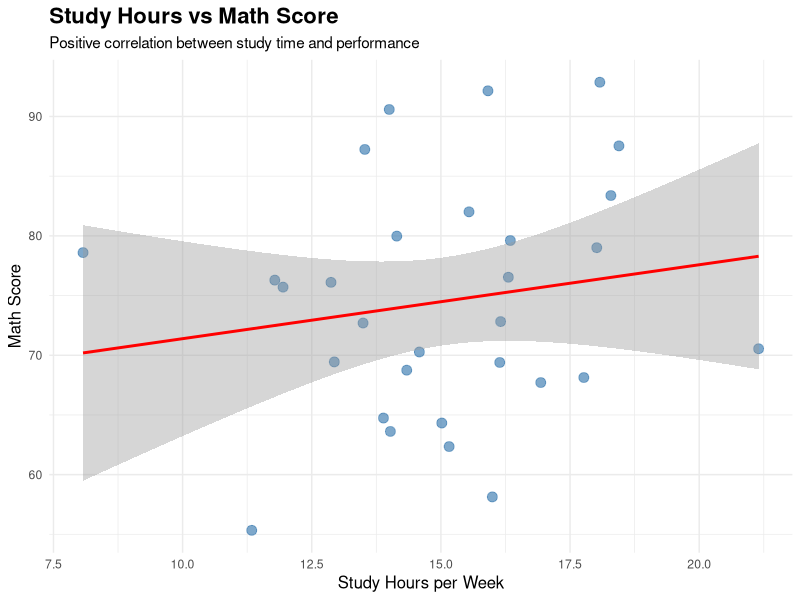
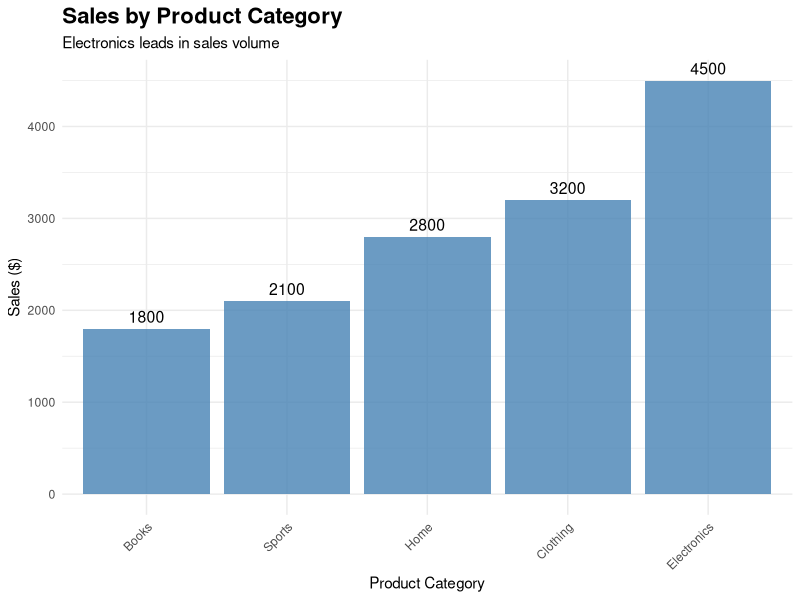
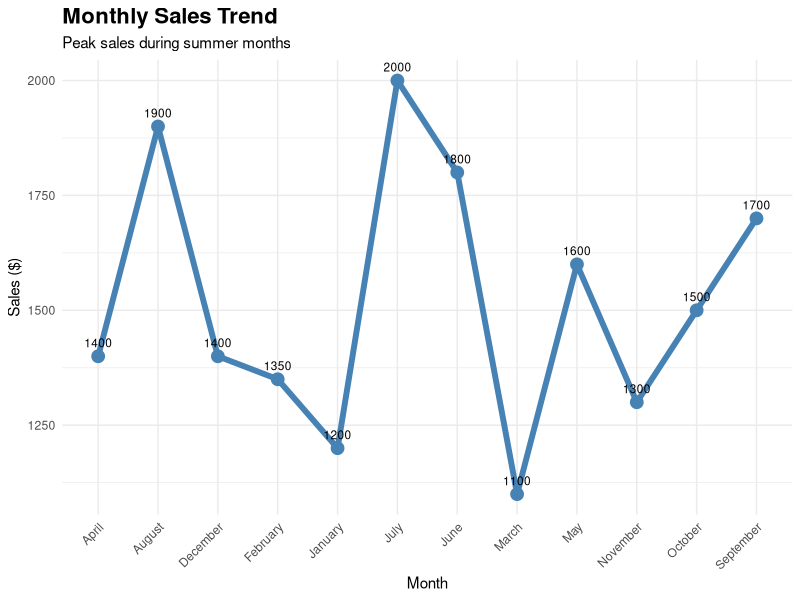
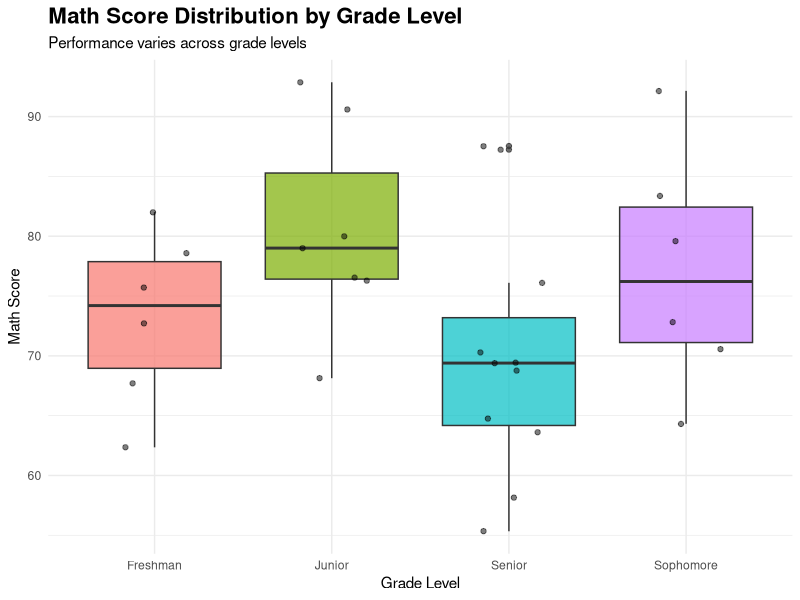
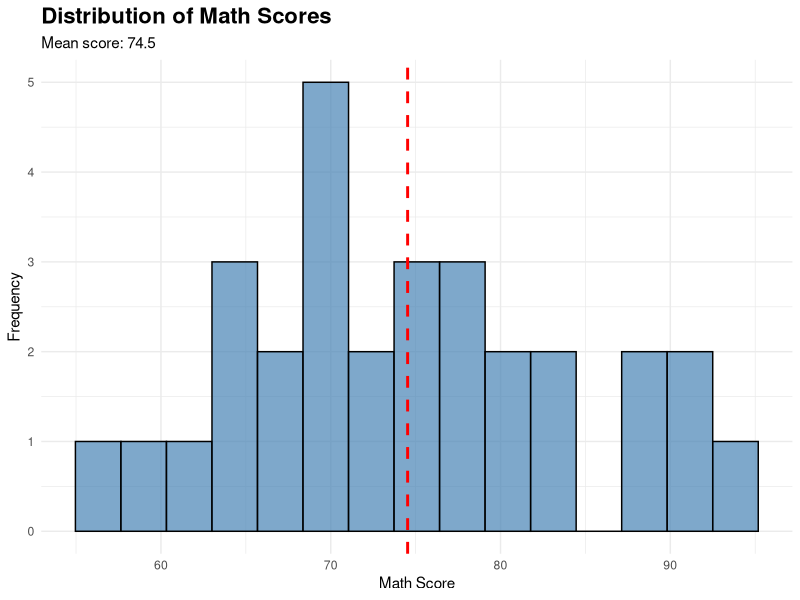
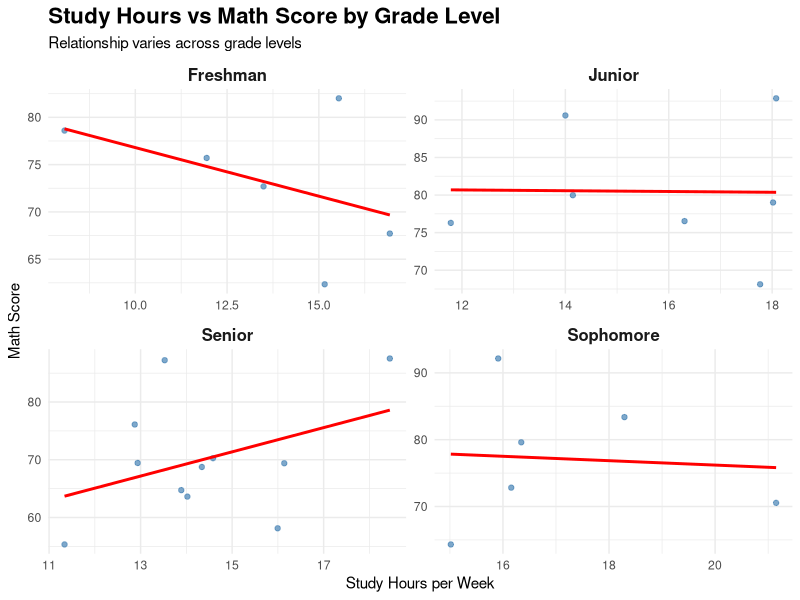
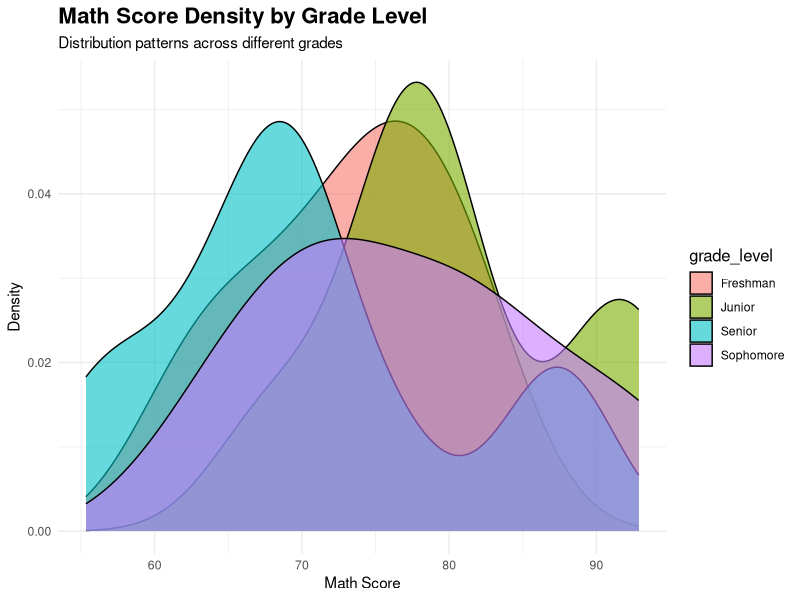

The R source for these figures, in order:
# ggplot2: Data Visualization Examples
# This script demonstrates key ggplot2 functions with simple sample data

# Load required libraries
library(ggplot2)

# Set seed for reproducible results
set.seed(123)

# Create simple sample data
# Sample 1: Student performance data
students <- data.frame(
  student_id = 1:30,
  math_score = rnorm(30, mean = 75, sd = 10),
  science_score = rnorm(30, mean = 78, sd = 8),
  study_hours = rnorm(30, mean = 15, sd = 3),
  grade_level = sample(c("Freshman", "Sophomore", "Junior", "Senior"), 30, replace = TRUE)
)

# Sample 2: Monthly sales data
monthly_sales <- data.frame(
  month = month.name[1:12],
  sales = c(1200, 1350, 1100, 1400, 1600, 1800, 2000, 1900, 1700, 1500, 1300, 1400),
  profit = c(200, 250, 180, 280, 320, 380, 420, 400, 350, 300, 250, 280)
)

# Sample 3: Product categories
product_data <- data.frame(
  category = c("Electronics", "Clothing", "Books", "Home", "Sports"),
  sales = c(4500, 3200, 1800, 2800, 2100),
  profit_margin = c(0.25, 0.35, 0.20, 0.30, 0.40)
)

# 1. Basic Scatter Plot
p1 <- ggplot(students, aes(x = study_hours, y = math_score)) +
  geom_point(color = "steelblue", size = 3, alpha = 0.7) +
  geom_smooth(method = "lm", color = "red", se = TRUE) +
  labs(
    title = "Study Hours vs Math Score",
    x = "Study Hours per Week",
    y = "Math Score",
    subtitle = "Positive correlation between study time and performance"
  ) +
  theme_minimal() +
  theme(
    plot.title = element_text(size = 16, face = "bold"),
    axis.title = element_text(size = 12)
  )

# Save the plot
ggsave("images/01_scatter_plot.png", p1, width = 8, height = 6, dpi = 300, bg = "white")

# 2. Bar Chart
p2 <- ggplot(product_data, aes(x = reorder(category, sales), y = sales)) +
  geom_bar(stat = "identity", fill = "steelblue", alpha = 0.8) +
  geom_text(aes(label = sales), vjust = -0.5, size = 4) +
  labs(
    title = "Sales by Product Category",
    x = "Product Category",
    y = "Sales ($)",
    subtitle = "Electronics leads in sales volume"
  ) +
  theme_minimal() +
  theme(
    plot.title = element_text(size = 16, face = "bold"),
    axis.text.x = element_text(angle = 45, hjust = 1)
  )

# Save the plot
ggsave("images/02_bar_chart.png", p2, width = 8, height = 6, dpi = 300, bg = "white")

# 3. Line Chart
p3 <- ggplot(monthly_sales, aes(x = month, y = sales, group = 1)) +
  geom_line(color = "steelblue", linewidth = 2) +
  geom_point(color = "steelblue", size = 4) +
  geom_text(aes(label = sales), vjust = -1, size = 3) +
  labs(
    title = "Monthly Sales Trend",
    x = "Month",
    y = "Sales ($)",
    subtitle = "Peak sales during summer months"
  ) +
  theme_minimal() +
  theme(
    plot.title = element_text(size = 16, face = "bold"),
    axis.text.x = element_text(angle = 45, hjust = 1)
  )

# Save the plot
ggsave("images/03_line_chart.png", p3, width = 8, height = 6, dpi = 300, bg = "white")

# 4. Box Plot
p4 <- ggplot(students, aes(x = grade_level, y = math_score, fill = grade_level)) +
  geom_boxplot(alpha = 0.7) +
  geom_jitter(width = 0.2, alpha = 0.5) +
  labs(
    title = "Math Score Distribution by Grade Level",
    x = "Grade Level",
    y = "Math Score",
    subtitle = "Performance varies across grade levels"
  ) +
  theme_minimal() +
  theme(
    plot.title = element_text(size = 16, face = "bold"),
    legend.position = "none"
  )

# Save the plot
ggsave("images/04_box_plot.png", p4, width = 8, height = 6, dpi = 300, bg = "white")

# 5. Histogram
p5 <- ggplot(students, aes(x = math_score)) +
  geom_histogram(bins = 15, fill = "steelblue", alpha = 0.7, color = "black") +
  geom_vline(aes(xintercept = mean(math_score)), color = "red", linetype = "dashed", linewidth = 1) +
  labs(
    title = "Distribution of Math Scores",
    x = "Math Score",
    y = "Frequency",
    subtitle = paste("Mean score:", round(mean(students$math_score), 1))
  ) +
  theme_minimal() +
  theme(plot.title = element_text(size = 16, face = "bold"))

# Save the plot
ggsave("images/05_histogram.png", p5, width = 8, height = 6, dpi = 300, bg = "white")

# 6. Faceted Plot
p6 <- ggplot(students, aes(x = study_hours, y = math_score)) +
  geom_point(color = "steelblue", alpha = 0.7) +
  geom_smooth(method = "lm", color = "red", se = FALSE) +
  facet_wrap(~grade_level, scales = "free") +
  labs(
    title = "Study Hours vs Math Score by Grade Level",
    x = "Study Hours per Week",
    y = "Math Score",
    subtitle = "Relationship varies across grade levels"
  ) +
  theme_minimal() +
  theme(
    plot.title = element_text(size = 16, face = "bold"),
    strip.text = element_text(size = 12, face = "bold")
  )

# Save the plot
ggsave("images/06_faceted_plot.png", p6, width = 10, height = 8, dpi = 300, bg = "white")

# 7. Density Plot
p7 <- ggplot(students, aes(x = math_score, fill = grade_level)) +
  geom_density(alpha = 0.6) +
  labs(
    title = "Math Score Density by Grade Level",
    x = "Math Score",
    y = "Density",
    subtitle = "Distribution patterns across different grades"
  ) +
  theme_minimal() +
  theme(
    plot.title = element_text(size = 16, face = "bold"),
    legend.title = element_text(size = 12)
  )

# Save the plot
ggsave("images/07_density_plot.png", p7, width = 8, height = 6, dpi = 300, bg = "white")

# Print summary statistics
cat("=== ggplot2 Examples Summary ===\n")
cat("Created 7 different plot types:\n")
cat("1. Scatter plot with regression line\n")
cat("2. Bar chart\n")
cat("3. Line chart\n")
cat("4. Box plot\n")
cat("5. Histogram\n")
cat("6. Faceted plot\n")
cat("7. Density plot\n")
cat("\nAll plots saved to images/\n")
cat("Sample data includes:\n")
cat("- 30 students with math scores, study hours, and grade levels\n")
cat("- 12 months of sales data\n")
cat("- 5 product categories with sales and profit data\n")
